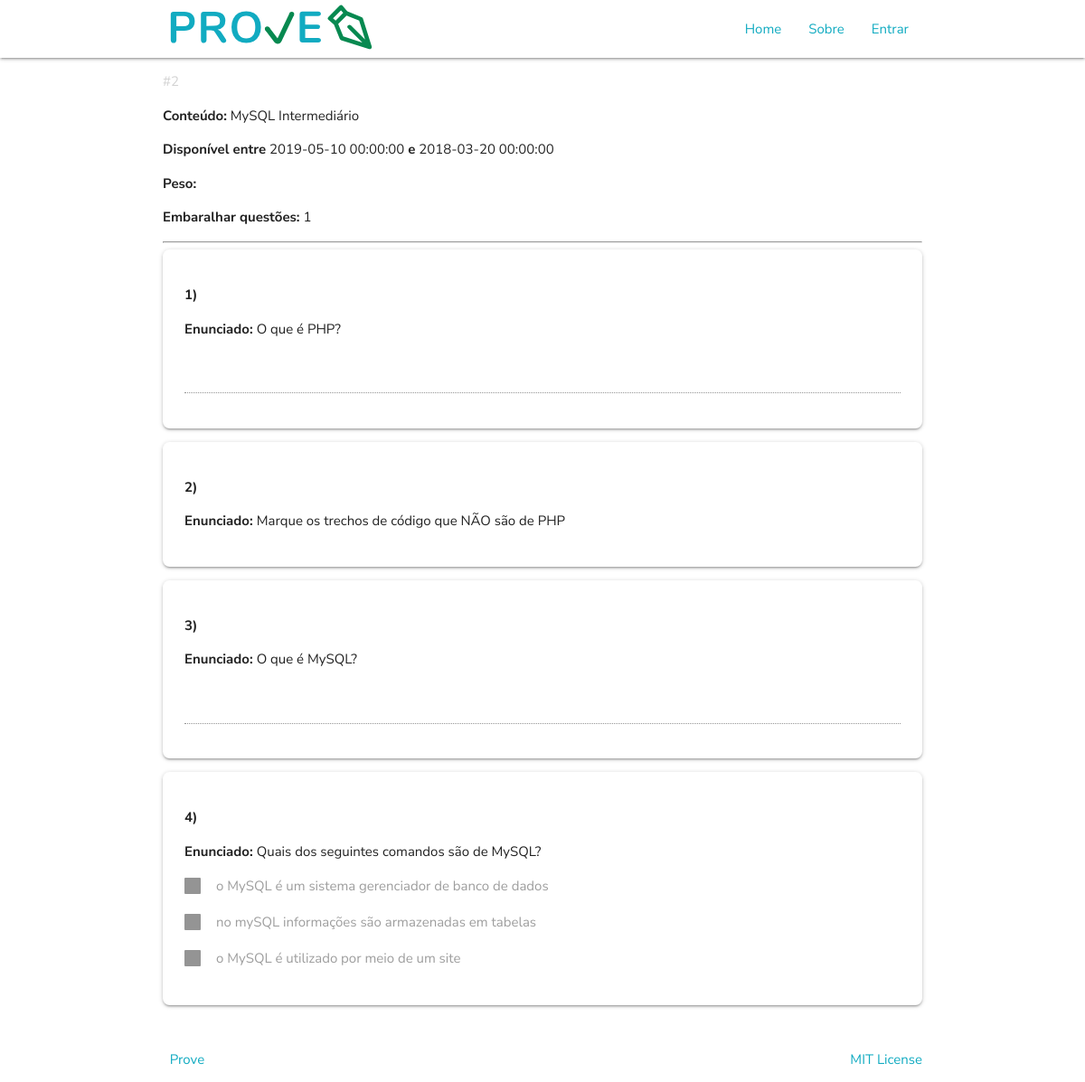
Screenshot of /avaliacao.php?codigo=2 with the database file from the repository.
### tables this page shows
CREATE TABLE IF NOT EXISTS `Avaliacoes` (
  `Codigo_Avaliacao` INT NOT NULL AUTO_INCREMENT,
  `Conteudo` VARCHAR(50) NOT NULL,
  `Disciplina_Codigo_Disciplina` INT NOT NULL,
  `Data_Inicio` DATETIME NOT NULL,
  `Data_Fim` DATETIME NOT NULL,
  `Peso` VARCHAR(5) NULL,
  `Embaralhar` TINYINT NULL,
  PRIMARY KEY (`Codigo_Avaliacao`),
  INDEX `fk_Avaliacoes_Disciplina1_idx` (`Disciplina_Codigo_Disciplina` ASC),
  CONSTRAINT `fk_Avaliacoes_Disciplina1`
    FOREIGN KEY (`Disciplina_Codigo_Disciplina`)
    REFERENCES `Disciplinas` (`Codigo_Disciplina`)
    ON DELETE NO ACTION
    ON UPDATE NO ACTION);

CREATE TABLE IF NOT EXISTS `Questao` (
  `Codigo_Questao` INT NOT NULL AUTO_INCREMENT,
  `Enunciado` VARCHAR(100),
  `Texto` TEXT NULL,
  `Tipo_Codigo` INT NOT NULL,
  PRIMARY KEY (`Codigo_Questao`),
  INDEX `fk_Questao_Tipo1_idx` (`Tipo_Codigo` ASC),
  CONSTRAINT `fk_Questao_Tipo1`
    FOREIGN KEY (`Tipo_Codigo`)
    REFERENCES `Tipo` (`Codigo_Tipo`)
    ON DELETE NO ACTION
    ON UPDATE NO ACTION);

### disciplinas_pdo.php (called while the page is built, shortened)
<?php
function selectPDO_discaval ($codigo, $tabela ) {
	try {
		$sql = 'select d.Codigo_Disciplina as "ID Disciplina", d.Nome as "Disciplina", a.Codigo_Avaliacao as "ID Avaliacao", a.Conteudo, a.Data_Inicio, a.Data_Fim, a.Peso, a.Embaralhar
		 FROM avaliacoes a, disciplinas d
		 WHERE d.Codigo_Disciplina = a.Disciplina_Codigo_Disciplina ';
		if($tabela == 'disciplina') {
			$sql .= ' and d.Codigo_Disciplina = '.$codigo;
		} else if ($tabela == 'avaliacao') {
			$sql .=  'and a.Codigo_Avaliacao = '.$codigo;
		}
		$sql .= " ORDER BY a.Data_Fim";
		$consulta = $GLOBALS['pdo']->query($sql);
		$registros = array();
		for ($i = 0; $linha = $consulta->fetch(PDO::FETCH_ASSOC); $i++) {
			$registros[$i] = array();
			array_push($registros[$i], $linha['ID Disciplina']);
			array_push($registros[$i], $linha['Disciplina']);
			array_push($registros[$i], $linha['ID Avaliacao']);
			array_push($registros[$i], $linha['Conteudo']);
			array_push($registros[$i], $linha['Data_Inicio']);
			array_push($registros[$i], $linha['Data_Fim']);
			array_push($registros[$i], $linha['Peso']);
			array_push($registros[$i], $linha['Embaralhar']);
		}
		return $registros;
	} catch (PDOException $e) {
		echo "Erro: ".$e->getMessage();
	}
}
?>

### avaliacao.php (the view, shortened to what this page needs)
<!DOCTYPE html>
<?php
	if (isset($_POST['codigo'])) {
		$codigo = $_POST['codigo'];
	} else if (isset($_GET['codigo'])) {
		$codigo = $_GET['codigo'];
	} else {
		$codigo = '';
	}
	include 'disciplinas_pdo.php';
	include 'avaliacao_pdo.php';
	include 'funcoes.php';
	include 'avaliacao_funcaoFormulario.php';
	$registros = selectPDO_discaval($codigo, 'avaliacao');
	if($codigo != '') {
		$cod_avaliacao = $registros[0][2];
		$conteudo = $registros[0][3];
		$data_inicio = $registros[0][4];
		$data_fim = $registros[0][5];
		$peso = $registros[0][6];
		$embaralhar = $registros[0][7];
	} else {
		$title = '';
	}
?>
<html>
<head>
	<link rel="stylesheet" href="https://cdnjs.cloudflare.com/ajax/libs/materialize/1.0.0/css/materialize.min.css">
	<link href="assets/css/login/login.css" type="text/css" rel="stylesheet" media="screen,projection"/>
</head>
<body>
	<header> <?php printHeader(); ?> </header>
	<main>
		<div class="container">
			<?php if($codigo != '') { ?>
				<div id="info-avaliacao">
				<?php
					echo "<p style='color:lightgrey'>#".$cod_avaliacao."</p>";
					echo "<p><b>Conteúdo:</b> ".$conteudo."</p>";
					echo "<p><b>Disponível entre</b> ".$data_inicio." <b>e</b> ".$data_fim."</p>";
					echo "<p><b>Peso: </b>".$peso."</p>";
					echo "<p><b>Embaralhar questões:</b> ".$embaralhar."</p>";
				?>
				</div>
				<hr/>
				<div id="questoes">
					<?php
						gerar_formulario_questoes_visualizar($codigo);
					?>
				</div>
			<?php } else { ?>
				<div id="erro_codigo">
					<p><b>Erro: </b> a página não recebeu nenhum código. Adicione, no final da URL, <code>?codigo=[codigo da disciplina]</code></p>
				</div>
			<?php } ?>
		</div>
	</main>
	<footer class="page-footer">
	</footer>
</body>
</html>

### avaliacao_funcaoFormulario.php (shortened to what this page needs)
<?php
function gerar_formulario_questoes_visualizar($cod_avaliacao, $modo_view='') {
	$query0 = "SELECT count(Questoes_Codigo_Questao) as 'qtd' FROM Questoes_has_Avaliacoes WHERE Avaliacoes_Codigo_Avaliacao = ".$cod_avaliacao;
	$consulta = $GLOBALS['pdo']->query($query0);
	$linha = $consulta->fetch(PDO::FETCH_ASSOC);
	$qtdQuestoes = $linha['qtd'];
	if($qtdQuestoes > 0)
	{
		$query = "SELECT Q.Codigo_Questao, Q.Texto, Q.Enunciado, Q.Tipo_Codigo FROM Questao Q, Questoes_has_Avaliacoes QA WHERE QA.Avaliacoes_Codigo_Avaliacao = ".$cod_avaliacao." AND QA.Questoes_Codigo_Questao = Q.Codigo_Questao ";
		$consulta = $GLOBALS['pdo']->query($query);
		$questoes = array();
		for ($i = 0; $linha = $consulta->fetch(PDO::FETCH_ASSOC); $i++) {
			$questoes[$i] = array();
			array_push($questoes[$i], $linha['Codigo_Questao']);
			array_push($questoes[$i], $linha['Texto']);
			array_push($questoes[$i], $linha['Enunciado']);
			array_push($questoes[$i], $linha['Tipo_Codigo']);
		}
		$noQuestao = 0;
		for ($i=0; $i < count($questoes); $i++) {
			$noQuestao++;
			echo "<div class='card-panel left-align'>";
				echo "<p><b>".$noQuestao.")</b><p>";
				echo "<p><b>Enunciado: </b> ".$questoes[$i][2]."</p>";
				if ($questoes[$i][3] == 1) {
					echo "<textarea class='materialize-textarea' disabled></textarea>";
				} else {
					if ($questoes[$i][3] == 2) { $tipo = 'radio'; }
					else if ($questoes[$i][3] == 3) { $tipo = 'checkbox'; }
					$query3 = "SELECT Descricao FROM Alternativa WHERE Questao_Codigo = ".$questoes[$i][0];
					$consulta = $GLOBALS['pdo']->query($query3);
					$alternativas = array();
					for ($j = 0; $linha = $consulta->fetch(PDO::FETCH_ASSOC); $j++) {
						array_push($alternativas, $linha['Descricao']);
					}
					for ($j=0; $j < count($alternativas); $j++) {
						echo "<p>
							<label>
								<input type=".$tipo." disabled/>
								<span>".$alternativas[$j]."</span>
							</label>
						</p>";
					}
				}
			echo "</div>";
		}
	} else
	{
		echo '<div><i>A avaliação ainda não tem questões.</i></div>';
	}
}
?>

### rows the page displays
avaliacoes: Codigo_Avaliacao "2", Conteudo "MySQL Intermediário", Data_Inicio "2019-05-10 00:00:00", Data_Fim "2018-03-20 00:00:00", Embaralhar "1"
questao: Enunciado "O que é PHP?"
questao: Enunciado "Marque os trechos de código que NÃO são de PHP"
questao: Enunciado "O que é MySQL?"
questao: Enunciado "Quais dos seguintes comandos são de MySQL?", j "o MySQL é um sistema gerenciador de banco de dados", j "no mySQL informações são armazenadas em tabelas", j "o MySQL é utilizado por meio de um site"
